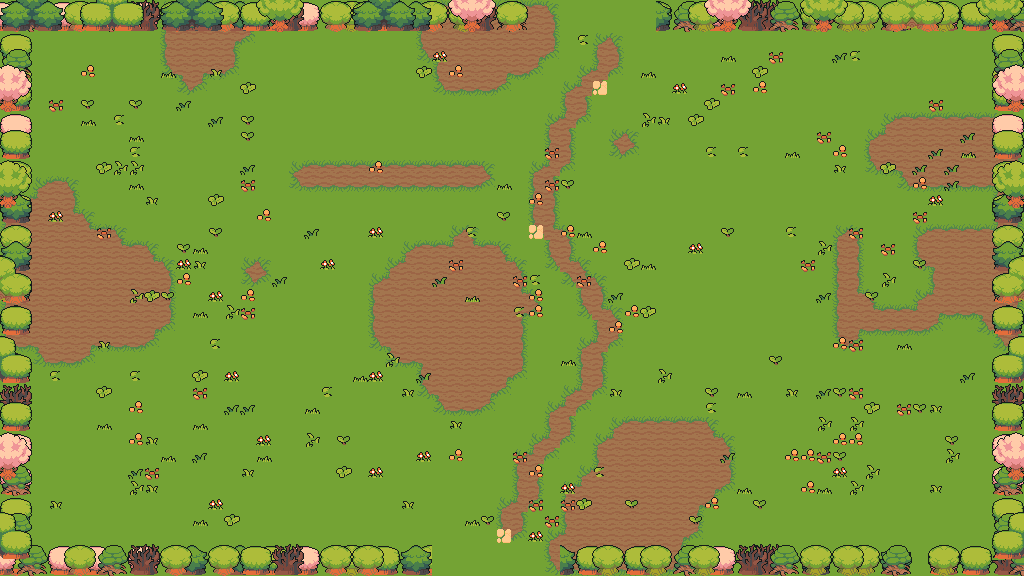

A level layout from a 2D game, rendered from its tile map. Below: a short description, then the map file with tile-grid data replaced by summaries:
An orthogonal 64x36 tile map with 16x16 px tiles, 7 tile layers (floor, ground, path, decor, ...), 6 tilesets and 39 objects (25x prop, 7x obstacle, 4x spawn, 2x door, playerStart).

<map version="1.10" tiledversion="1.11.0" orientation="orthogonal" renderorder="right-down" width="64" height="36" tilewidth="16" tileheight="16" infinite="0" nextlayerid="9" nextobjectid="40">
 <properties>
    <property name="chapter" type="int" value="1" />
    <property name="room" type="int" value="2" />
    <property name="isBossRoom" type="bool" value="false" />
 </properties>
 <tileset firstgid="1" source="field.tsx" />
 <tileset firstgid="76" source="nature.tsx" />
 <tileset firstgid="580" source="relief.tsx" />
 <tileset firstgid="820" source="element.tsx" />
 <tileset firstgid="1060" source="floordetail.tsx" />
 <tileset firstgid="1140" source="tilefloor.tsx" />
 <layer id="1" name="floor" width="64" height="36">
  <data>[2304 cells, 2304 non-empty, 1 distinct tile ids]</data>
 </layer>
 <layer id="2" name="ground" width="64" height="36">
  <data>[2304 cells, 495 non-empty, 13 distinct tile ids]</data>
 </layer>
 <layer id="3" name="path" width="64" height="36">
  <data>[2304 cells, 104 non-empty, 10 distinct tile ids]</data>
 </layer>
 <layer id="4" name="decor" width="64" height="36">
  <data>[2304 cells, 213 non-empty, 11 distinct tile ids]</data>
 </layer>
 <layer id="5" name="border-back" width="64" height="36">
  <data>[2304 cells, 282 non-empty, 28 distinct tile ids]</data>
 </layer>
 <layer id="6" name="border-mid" width="64" height="36">
  <data>[2304 cells, 284 non-empty, 28 distinct tile ids]</data>
 </layer>
 <layer id="7" name="border-front" width="64" height="36">
  <data>[2304 cells, 144 non-empty, 50 distinct tile ids]</data>
 </layer>
 <objectgroup id="8" name="objects">
  <object id="1" name="playerStart" x="496" y="368"><point /></object>
  <object id="2" name="spawn" x="472" y="248">
   <properties>
    <property name="role" value="chaser" />
    <property name="wave" type="int" value="1" />
    <property name="elite" type="bool" value="false" />
   </properties>
  <point /></object>
  <object id="3" name="spawn" x="432" y="504">
   <properties>
    <property name="role" value="chaser" />
    <property name="wave" type="int" value="1" />
    <property name="elite" type="bool" value="false" />
   </properties>
  <point /></object>
  <object id="4" name="spawn" x="616" y="224">
   <properties>
    <property name="role" value="caster" />
    <property name="wave" type="int" value="1" />
    <property name="elite" type="bool" value="false" />
   </properties>
  <point /></object>
  <object id="5" name="spawn" x="616" y="352">
   <properties>
    <property name="role" value="sniper" />
    <property name="wave" type="int" value="1" />
    <property name="elite" type="bool" value="false" />
   </properties>
  <point /></object>
  <object id="6" name="door" x="496" y="568"><point /></object>
  <object id="7" name="door" x="600" y="8"><point /></object>
  <object id="8" name="obstacle" x="0" y="544" width="432" height="32">
   <properties>
    <property name="kind" value="edge" />
   </properties>
  </object>
  <object id="9" name="obstacle" x="560" y="544" width="464" height="32">
   <properties>
    <property name="kind" value="edge" />
   </properties>
  </object>
  <object id="10" name="obstacle" x="0" y="0" width="528" height="32">
   <properties>
    <property name="kind" value="edge" />
   </properties>
  </object>
  <object id="11" name="obstacle" x="656" y="0" width="368" height="32">
   <properties>
    <property name="kind" value="edge" />
   </properties>
  </object>
  <object id="12" name="obstacle" x="0" y="32" width="32" height="512">
   <properties>
    <property name="kind" value="edge" />
   </properties>
  </object>
  <object id="13" name="obstacle" x="992" y="32" width="32" height="512">
   <properties>
    <property name="kind" value="edge" />
   </properties>
  </object>
  <object id="14" name="obstacle" x="736" y="176" width="32" height="32">
   <properties>
    <property name="kind" value="pit" />
   </properties>
  </object>
  <object id="15" name="prop" x="288" y="96" width="64" height="48">
   <properties>
    <property name="key" value="house-green" />
   </properties>
  </object>
  <object id="16" name="prop" x="368" y="96" width="64" height="48">
   <properties>
    <property name="key" value="house-beige" />
   </properties>
  </object>
  <object id="17" name="prop" x="448" y="96" width="48" height="40">
   <properties>
    <property name="key" value="hut" />
   </properties>
  </object>
  <object id="18" name="prop" x="288" y="192" width="48" height="16">
   <properties>
    <property name="key" value="fence" />
   </properties>
  </object>
  <object id="19" name="prop" x="336" y="192" width="48" height="16">
   <properties>
    <property name="key" value="fence" />
   </properties>
  </object>
  <object id="20" name="prop" x="384" y="192" width="48" height="16">
   <properties>
    <property name="key" value="fence" />
   </properties>
  </object>
  <object id="21" name="prop" x="432" y="192" width="48" height="16">
   <properties>
    <property name="key" value="fence" />
   </properties>
  </object>
  <object id="22" name="prop" x="368" y="48" width="32" height="16">
   <properties>
    <property name="key" value="logs" />
   </properties>
  </object>
  <object id="23" name="prop" x="480" y="32" width="32" height="32">
   <properties>
    <property name="key" value="cart" />
   </properties>
  </object>
  <object id="24" name="prop" x="288" y="48" width="16" height="16">
   <properties>
    <property name="key" value="stump" />
   </properties>
  </object>
  <object id="25" name="prop" x="320" y="80" width="16" height="16">
   <properties>
    <property name="key" value="crate" />
   </properties>
  </object>
  <object id="26" name="prop" x="592" y="138" width="32" height="16">
   <properties>
    <property name="key" value="logs" />
   </properties>
  </object>
  <object id="27" name="prop" x="936" y="40" width="32" height="32">
   <properties>
    <property name="key" value="tree-dead" />
   </properties>
  </object>
  <object id="28" name="prop" x="608" y="160" width="16" height="16">
   <properties>
    <property name="key" value="flower-red" />
   </properties>
  </object>
  <object id="29" name="prop" x="800" y="80" width="16" height="16">
   <properties>
    <property name="key" value="flower-yellow" />
   </properties>
  </object>
  <object id="30" name="prop" x="752" y="224" width="16" height="16">
   <properties>
    <property name="key" value="grass-tall" />
   </properties>
  </object>
  <object id="31" name="prop" x="320" y="328" width="16" height="16">
   <properties>
    <property name="key" value="rock-small" />
   </properties>
  </object>
  <object id="32" name="prop" x="304" y="528" width="16" height="16">
   <properties>
    <property name="key" value="flower-yellow" />
   </properties>
  </object>
  <object id="33" name="prop" x="160" y="320" width="16" height="16">
   <properties>
    <property name="key" value="flower-clover" />
   </properties>
  </object>
  <object id="34" name="prop" x="64" y="448" width="16" height="16">
   <properties>
    <property name="key" value="flower-sun" />
   </properties>
  </object>
  <object id="35" name="prop" x="736" y="328" width="16" height="16">
   <properties>
    <property name="key" value="crate" />
   </properties>
  </object>
  <object id="36" name="prop" x="648" y="440" width="32" height="32">
   <properties>
    <property name="key" value="tree-pink" />
   </properties>
  </object>
  <object id="37" name="prop" x="896" y="432" width="16" height="16">
   <properties>
    <property name="key" value="bush-green" />
   </properties>
  </object>
  <object id="38" name="prop" x="624" y="416" width="16" height="16">
   <properties>
    <property name="key" value="bush-dark" />
   </properties>
  </object>
  <object id="39" name="prop" x="688" y="352" width="16" height="16">
   <properties>
    <property name="key" value="bush-green" />
   </properties>
  </object>
 </objectgroup>
</map>
